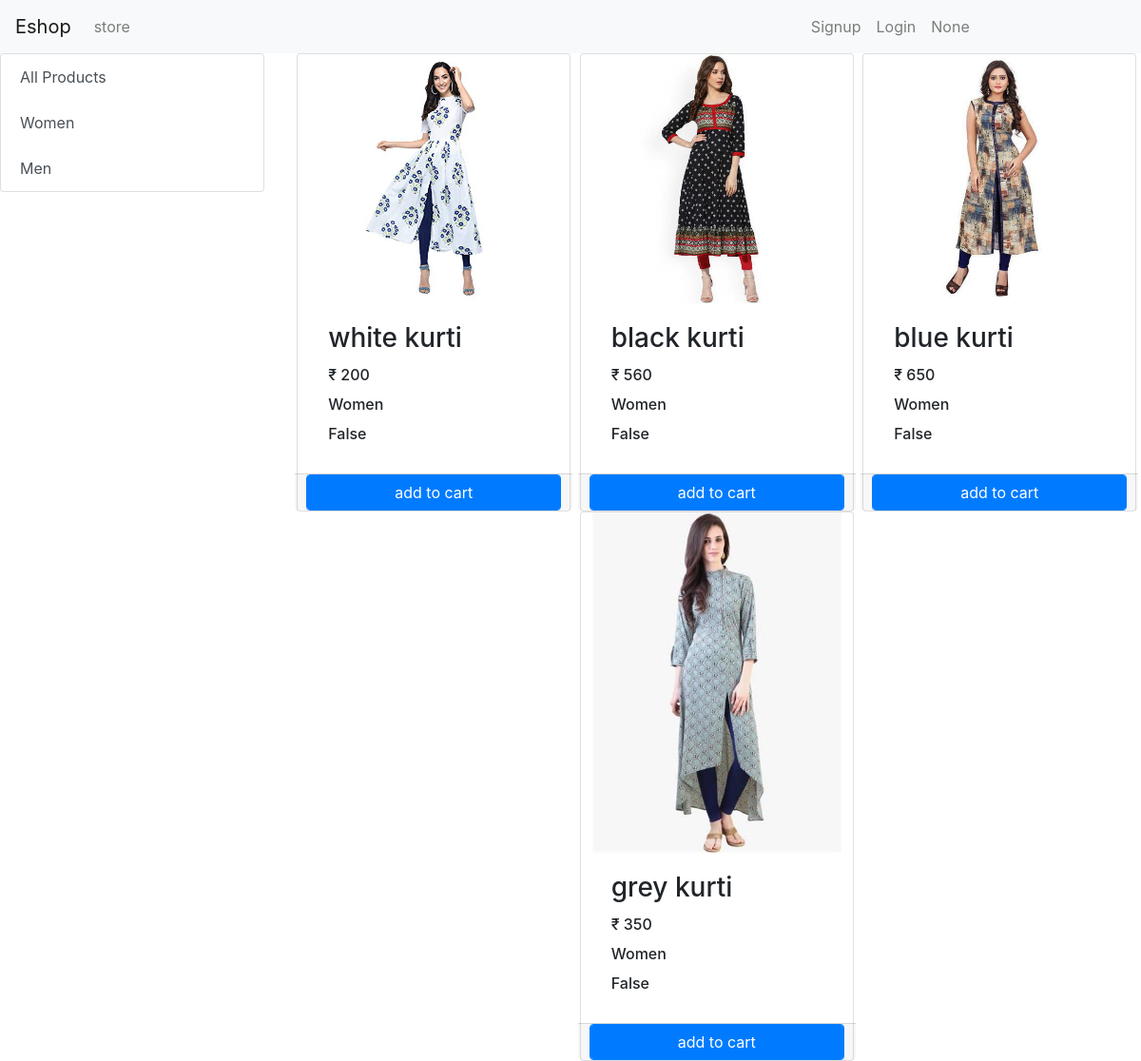
/?category=1, run on the app's committed database.
### store/models/category.py (models this page shows)
class Category(models.Model):
    name = models.CharField(max_length=20)
    @staticmethod
    def get_all_categories():
        return Category.objects.all()
    def __str__(self):
        return self.name

### store/models/product.py (models this page shows, shortened)
class Product(models.Model):
    name = models.CharField(max_length=50)
    price = models.IntegerField(default=0)
    category = models.ForeignKey(Category, on_delete=models.CASCADE, default=1)
    description = models.CharField(max_length=200, default='')
    image = models.ImageField(upload_to='upload/product/')
    @staticmethod
    def get_all_products_by_id(category_id):
        if category_id:
            return Product.objects.filter(category = category_id)
        else:
            return Product.get_all_products();

### store/views/home.py (the view, shortened to what this page needs)
# urls.py: path('', home.Index.as_view(), name='homepage'),
class Index(View):
    def get(self, request):
        cart = request.session.get('cart')
        if not cart:
            request.session['cart'] = {}
        products = None
        categories = Category.get_all_categories()
        categoryID = request.GET.get('category')
        user = request.session.get('email')
        if categoryID:
            products = Product.get_all_products_by_id(categoryID)
        else:
            products = Product.get_all_products()
        data = {}
        data['products'] = products
        data['categories'] = categories
        data['s_user'] = user
        print('you are: ', request.session.get('email'))
        return render(request, 'index.html', data)
        return render(request, 'header.html', data)
        return render(request, 'cart.html', data)

### store/templatetags/cart.py (called while the page is built)
@register.filter(name='is_in_cart')
def is_in_cart(product, cart):
    keys = cart.keys()
    for id in keys:
        if int(id) == product.id:
            return True
    return False

### store/templatetags/custome_filter.py (called while the page is built)
@register.filter(name='currency')
def currency(number):
    return "₹ "+str(number)

### store/templates/index.html (shortened to what this page needs)
{% extends 'header.html' %}
{% block content %}
{% load cart %}
{% load custome_filter %}
<div class="row" xmlns="http://www.w3.org/1999/html">
    <div class="col-lg-3 mx-auto">
      <div class="list-group">
           <a href="/" class="list-group-item
    list-group-item-action">All Products</a>
          {% for category in categories %}
          <a href="/?category={{category.id}}" class="list-group-item
    list-group-item-action">{{category.name}}</a>
          {% endfor %}
      </div>
    </div>
    <div id="products" class="col-lg-9">
    <div class="row mx-auto">
        {% for product in products %}
<div class="card mx-auto" id="{{product.id}}" style="width: 18rem;margin:10">
  <img src="{{product.image.url}}" class="card-img-top" alt="...">
  <div class="card-body">
    <h3 class="card-title"> {{product.name}}</h3>
      <h6 class="card-title"> {{product.price|currency}}</h6>
      <h6 class="card-title"> {{product.category}}</h6>
      <h6 class="card-title"> {{product | is_in_cart:request.session.cart}}</h6>
  </div>
  <div class="card-footer p-0 row">
      {% if product|is_in_cart:request.session.cart%}
         <div class="row">
     <div class="col-sm-4">
         <form action="/" method="post" >
                 {% csrf_token %}
                 <input hidden type="text" name="pid"  value='{{product.id}}'>
             <input hidden type="text" name="remove"  value='True'>
     <div class="col-sm-4"><input type="submit" value=" - " class="btn btn-block btn-secondary"></div>
                 </form></div>
     <div class="col-sm-4">{{product | cart_quantity:request.session.cart}} in cart</div>
             <form action="/" method="post" class="col-2">
                 {% csrf_token %}
                 <input hidden type="text" name="pid"  value='{{product.id}}'>
     <div class="col-sm-4"><input type="submit" value=" + " class="btn btn-block btn-secondary"></div>
                 </form>
 </div>
      {% else %}
     <form method="post" action="/#{{product.id}}" class="btn-block">
          <input type="submit" class="btn btn-primary form-control" value="add to cart">
      </form>
      {% endif %}
  </div>
</div>
        {% endfor %}
        </div>
</div></div>
{% endblock %}

### data on the page
Category: name "Women"
Category: name "Men"
Product: {{ product.id }} 1 (drawn), image (picture), name "white kurti", price "₹ 200", category "Women", session "False"
Product: image (picture), name "black kurti", price "₹ 560", category "Women", session "False"
Product: image (picture), name "blue kurti", price "₹ 650", category "Women", session "False"
Product: image (picture), name "grey kurti", price "₹ 350", category "Women", session "False"

### other printed values
{{ s_user }} "None"
